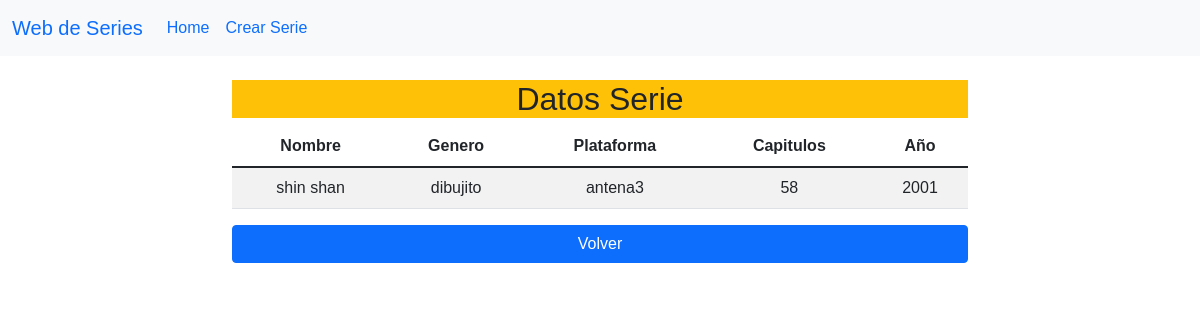
Screenshot of /seriesTV/ver_serie/3 with the database file from the repository.
### seriesTV/models.py (models this page shows, shortened)
class Serie(models.Model):
     nombre = models.TextField(max_length=200)
     genero = models.TextField(max_length=1000)
     plataforma = models.TextField(max_length=200)
     capitulos = models.IntegerField(default=0)
     anio = models.IntegerField(default=1970)

### seriesTV/views.py (the view, shortened to what this page needs)
# urls.py: path('seriesTV/ver_serie/<id>', ver_serie),
def ver_serie(request, id):
    if request.method == 'GET':
        ver_serie = Serie.objects.get(id=id)
        return render(request, 'ver_serie.html', {"serie":ver_serie})

### templates/ver_serie.html (shortened to what this page needs)
<!DOCTYPE html>
<html lang="en">
<head>
    {% load static %}
    <link href="https://cdn.jsdelivr.net/npm/bootstrap@5.1.3/dist/css/bootstrap.min.css" rel="stylesheet">
    <link rel="stylesheet" href="{% static 'css/gestionCss.css' %}">
</head>
<body class="body6">
<nav class="navbar navbar-expand-lg navbar-sucess bg-light">
  <div class="container-fluid">
    <a class="navbar-brand" href="http://127.0.0.1:8000/seriesTV/">Web de Series</a>
    <div class="collapse navbar-collapse" id="navbarNav">
      <ul class="navbar-nav">
        <li class="nav-item">
          <a class="nav-link active" aria-current="page" href="http://127.0.0.1:8000/seriesTV/">Home</a>
        </li>
        <li class="nav-item">
          <a class="nav-link" href="http://127.0.0.1:8000/seriesTV/seriesTV/crear_serie">Crear Serie</a>
        </li>
      </ul>
    </div>
  </div>
</nav>
 <div class="container py-4">
        <div class="row d-flex justify-content-center">
            <div class="col-md-8">
                <div class="bg-warning">
            <h2 class="row d-flex justify-content-center">Datos Serie</h2>
                </div>
                <div class="table-responsive">
                    <table class="table table-striped">
                        <thead>
                            <tr>
                                <th>Nombre</th>
                                <th>Genero</th>
                                <th>Plataforma</th>
                                <th>Capitulos</th>
                                <th>Año</th>
                            </tr>
                        </thead>
                        <tbody>
                                <tr>
                                    <td>{{serie.nombre}}</td>
                                    <td>{{ serie.genero }}</td>
                                    <td>{{ serie.plataforma }}</td>
                                    <td>{{ serie.capitulos }}</td>
                                    <td>{{ serie.anio }}</td>
                                </tr>
                        </tbody>
                    </table>
                    <td><a href="http://127.0.0.1:8000/seriesTV/" class="btn btn-primary d-flex justify-content-center">Volver</a></td>
                </div>
            </div>
        </div>
    </div>
</body>
</html>

### seriesTV/static/css/gestionCss.css (style rules this page uses)
th, td { text-align: center; vertical-align: middle; }
.body6 { font-family: "Oswald", sans-serif; font-size: 16px; background-image: url(https://www.wallpapertip.com/wmimgs/80-807379_blur-background.jpg); background-repeat: no-repeat; background-size: 100% 100%; width: 100%; height: 790px; }

### rows the page displays
Serie: nombre "shin shan", genero "dibujito", plataforma "antena3", capitulos "58", anio "2001"
